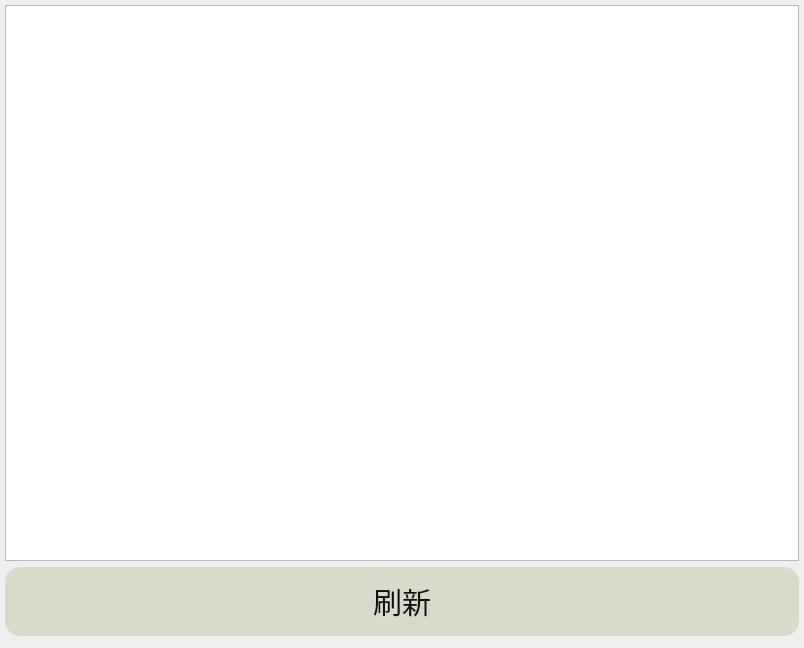
<?xml version="1.0" encoding="UTF-8"?>
<ui version="4.0">
 <class>history_page</class>
 <widget class="QWidget" name="history_page">
  <property name="geometry">
   <rect>
    <x>0</x>
    <y>0</y>
    <width>804</width>
    <height>648</height>
   </rect>
  </property>
  <property name="font">
   <font>
    <family>熊爪爪</family>
    <pointsize>12</pointsize>
   </font>
  </property>
  <property name="windowTitle">
   <string>Form</string>
  </property>
  <widget class="QWidget" name="gridLayoutWidget">
   <property name="geometry">
    <rect>
     <x>0</x>
     <y>0</y>
     <width>801</width>
     <height>641</height>
    </rect>
   </property>
   <layout class="QGridLayout" name="gridLayout" rowstretch="8,1">
    <property name="leftMargin">
     <number>5</number>
    </property>
    <property name="topMargin">
     <number>5</number>
    </property>
    <property name="rightMargin">
     <number>2</number>
    </property>
    <property name="bottomMargin">
     <number>5</number>
    </property>
    <item row="0" column="0">
     <widget class="QTextBrowser" name="textBrowser">
      <property name="sizePolicy">
       <sizepolicy hsizetype="Preferred" vsizetype="Preferred">
        <horstretch>0</horstretch>
        <verstretch>0</verstretch>
       </sizepolicy>
      </property>
      <property name="font">
       <font>
        <family>熊爪爪</family>
        <pointsize>14</pointsize>
       </font>
      </property>
     </widget>
    </item>
    <item row="1" column="0">
     <widget class="QPushButton" name="pushButton">
      <property name="sizePolicy">
       <sizepolicy hsizetype="Preferred" vsizetype="Preferred">
        <horstretch>0</horstretch>
        <verstretch>0</verstretch>
       </sizepolicy>
      </property>
      <property name="font">
       <font>
        <family>【慧心】奶酪体</family>
        <pointsize>22</pointsize>
        <weight>50</weight>
        <bold>false</bold>
       </font>
      </property>
      <property name="styleSheet">
       <string notr="true">background-color: #D7DBCA;
color: rgb(16, 16, 16);
border-radius: 15px;</string>
      </property>
      <property name="text">
       <string>刷新</string>
      </property>
     </widget>
    </item>
   </layout>
  </widget>
 </widget>
 <resources/>
 <connections>
  <connection>
   <sender>pushButton</sender>
   <signal>clicked()</signal>
   <receiver>history_page</receiver>
   <slot>refresh()</slot>
   <hints>
    <hint type="sourcelabel">
     <x>606</x>
     <y>586</y>
    </hint>
    <hint type="destinationlabel">
     <x>627</x>
     <y>-3</y>
    </hint>
   </hints>
  </connection>
 </connections>
 <slots>
  <slot>refresh()</slot>
 </slots>
</ui>
